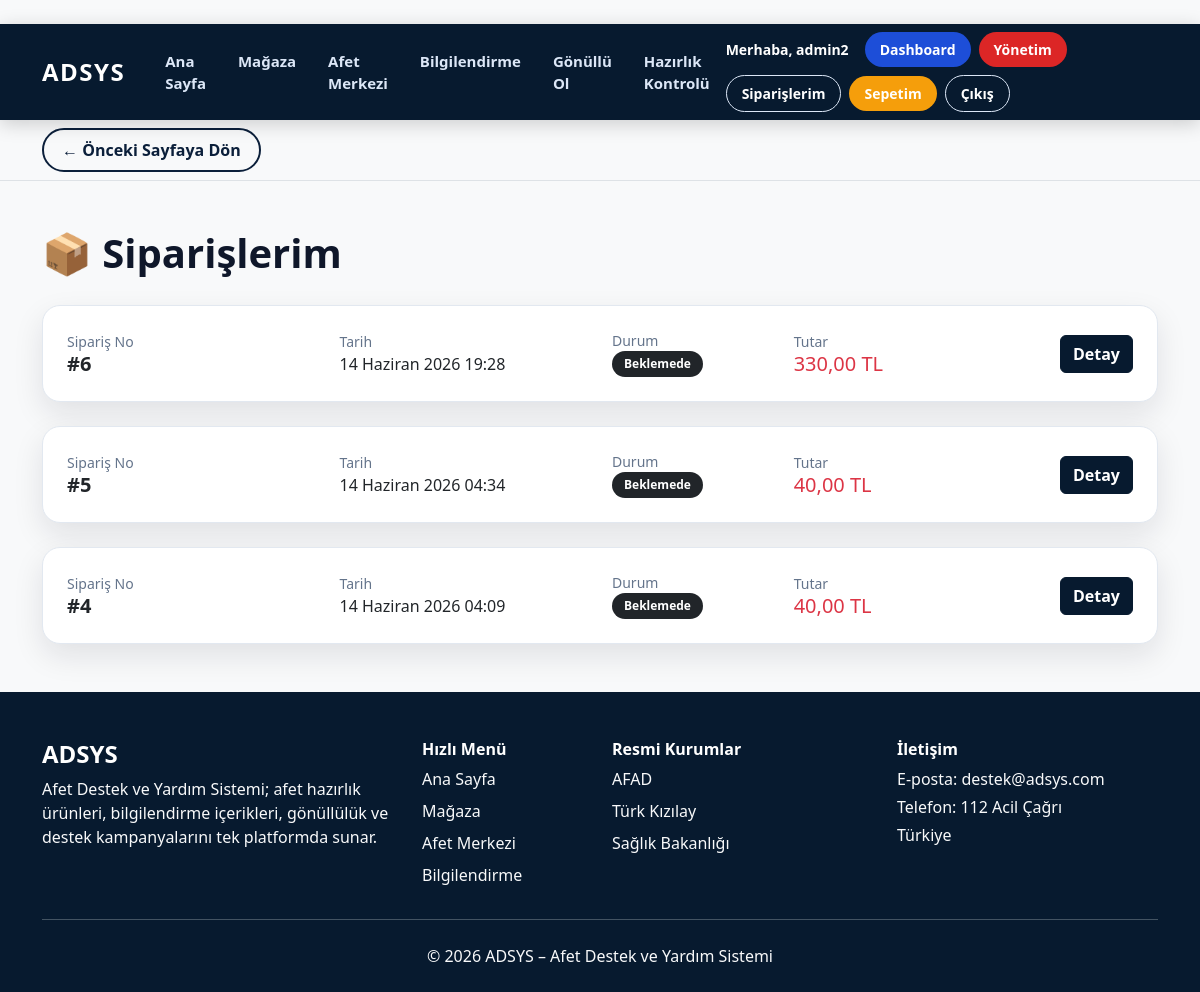
/hesap/siparislerim/ (signed in), run on the app's committed database.
### orders/models.py (models this page shows, shortened)
class Order(models.Model):
    class Status(models.TextChoices):
        PENDING = "pending", "Beklemede"
        PREPARING = "preparing", "Hazırlanıyor"
        SHIPPED = "shipped", "Kargoya Verildi"
        DELIVERED = "delivered", "Teslim Edildi"
        CANCELLED = "cancelled", "İptal Edildi"
    user = models.ForeignKey(
        User,
        verbose_name="Kullanıcı",
        on_delete=models.SET_NULL,
        null=True,
        blank=True,
        related_name="orders"
    )
    customer = models.ForeignKey(
        Customer,
        verbose_name="Müşteri",
        on_delete=models.CASCADE,
        related_name="orders"
    )
    status = models.CharField(
        "Sipariş Durumu",
        max_length=20,
        choices=Status.choices,
        default=Status.PENDING
    )
    address = models.TextField("Teslimat Adresi")
    city = models.CharField("Şehir", max_length=100)
    phone = models.CharField("Telefon", max_length=20)
    total_price = models.DecimalField(
        "Toplam Tutar",
        max_digits=10,
        decimal_places=2,
        default=0
    )
    created_at = models.DateTimeField(
        "Sipariş Tarihi",
        auto_now_add=True
    )
    class Meta:
        verbose_name = "Sipariş"
        verbose_name_plural = "Siparişler"
        ordering = ["-created_at"]

### accounts/views.py (the view)
# urls.py: path('siparislerim/', my_orders, name='my_orders'),
@login_required
def my_orders(request):
    orders = Order.objects.filter(
        user=request.user
    ).order_by("-created_at")
    return render(
        request,
        "my_orders.html",
        {
            "orders": orders
        }
    )

### templates/my_orders.html (shortened to what this page needs)
{% extends "base.html" %}
{% block content %}
<div class="container my-5">
    <h1 class="section-title">
        📦 Siparişlerim
    </h1>
    {% for order in orders %}
    <div class="card ad-card mb-4">
        <div class="card-body p-4">
            <div class="row align-items-center">
                <div class="col-md-3">
                    <small class="text-muted">Sipariş No</small>
                    <h5 class="fw-bold mb-0">
                        #{{ order.id }}
                    </h5>
                </div>
                <div class="col-md-3">
                    <small class="text-muted">Tarih</small>
                    <p class="mb-0">
                        {{ order.created_at }}
                    </p>
                </div>
                <div class="col-md-2">
                    <small class="text-muted">Durum</small>
                    <br>
                    <span class="badge bg-dark">
                        {{ order.get_status_display }}
                    </span>
                </div>
                <div class="col-md-2">
                    <small class="text-muted">Tutar</small>
                    <h5 class="text-danger mb-0">
                        {{ order.total_price }} TL
                    </h5>
                </div>
                <div class="col-md-2 text-md-end mt-3 mt-md-0">
                    <a href="/hesap/siparislerim/{{ order.id }}/"
                       class="btn btn-dark">
                        Detay
                    </a>
                </div>
            </div>
        </div>
    </div>
    {% endfor %}
</div>
{% endblock %}

### templates/base.html (shortened to what this page needs)
﻿{% load static %}
<!DOCTYPE html>
<html lang="tr">
<head>
    <link href="https://cdn.jsdelivr.net/npm/bootstrap@5.3.3/dist/css/bootstrap.min.css" rel="stylesheet">
    <link rel="stylesheet" href="{% static 'css/style.css' %}?v=5">
</head>
<body class="bg-light">
    <nav class="navbar navbar-expand-lg navbar-dark">
        <div class="container">
            <a class="navbar-brand fw-bold fs-4 me-4" href="/">
                ADSYS
            </a>
            <div class="collapse navbar-collapse" id="mainNavbar">
                <ul class="navbar-nav me-auto mb-2 mb-lg-0">
                    <li class="nav-item"><a class="nav-link px-3" href="/">Ana Sayfa</a></li>
                    <li class="nav-item"><a class="nav-link px-3" href="/magaza/">Mağaza</a></li>
                    <li class="nav-item"><a class="nav-link px-3" href="/bagis/">Afet Merkezi</a></li>
                    <li class="nav-item"><a class="nav-link px-3" href="/bagis/bilgi/">Bilgilendirme</a></li>
                    <li class="nav-item"><a class="nav-link px-3" href="/bagis/gonullu/">Gönüllü Ol</a></li>
                    <li class="nav-item">
                        <a class="nav-link px-3" href="/bagis/hazirlik-kontrolu/">Hazırlık Kontrolü</a>
                    </li>
                </ul>
                <div class="d-flex align-items-center gap-2 flex-wrap">
                    {% if user.is_authenticated %}
                    <span class="nav-user-text me-2">
                        Merhaba, {{ user.username }}
                    </span>
                    {% if user.is_staff %}
                    <a href="/panel/" class="btn btn-nav btn-nav-admin">Dashboard</a>
                    <a href="/admin/" class="btn btn-nav btn-nav-danger">Yönetim</a>
                    {% endif %}
                    <a href="/hesap/siparislerim/" class="btn btn-nav btn-nav-outline">Siparişlerim</a>
                    <a href="/sepetim/" class="btn btn-nav btn-nav-primary">Sepetim</a>
                    <form method="post" action="/hesap/logout/" class="m-0">
                        <button type="submit" class="btn btn-nav btn-nav-outline">Çıkış</button>
                    </form>
                    {% else %}
                    <a href="/hesap/login/" class="btn btn-nav btn-nav-outline">Giriş Yap</a>
                    <a href="/hesap/kayit/" class="btn btn-nav btn-nav-primary">Üye Ol</a>
                    {% endif %}
                </div>
            </div>
        </div>
    </nav>
    {% if request.path != "/" %}
    <div class="bg-light border-bottom">
        <div class="container py-2">
            <a href="javascript:history.back()"
               class="back-link">
                ← Önceki Sayfaya Dön
            </a>
        </div>
    </div>
    {% endif %}
    {% block content %}
    {% endblock %}
    <footer class="footer mt-5 pt-5 pb-4">
        <div class="container">
            <div class="row g-4">
                <div class="col-md-4">
                    <h4 class="fw-bold text-white">
                        ADSYS
                    </h4>
                    <p class="text-light">
                        Afet Destek ve Yardım Sistemi; afet hazırlık ürünleri, bilgilendirme içerikleri,
                        gönüllülük ve destek kampanyalarını tek platformda sunar.
                    </p>
                </div>
                <div class="col-md-2">
                    <h6 class="fw-bold text-white">
                        Hızlı Menü
                    </h6>
                    <a href="/" class="d-block text-light text-decoration-none mb-2">Ana Sayfa</a>
                    <a href="/magaza/" class="d-block text-light text-decoration-none mb-2">Mağaza</a>
                    <a href="/bagis/" class="d-block text-light text-decoration-none mb-2">Afet Merkezi</a>
                    <a href="/bagis/bilgi/" class="d-block text-light text-decoration-none mb-2">Bilgilendirme</a>
                </div>
                <div class="col-md-3">
                    <h6 class="fw-bold text-white">
                        Resmi Kurumlar
                    </h6>
                    <a href="https://www.afad.gov.tr" target="_blank" class="d-block text-light text-decoration-none mb-2">AFAD</a>
                    <a href="https://www.kizilay.org.tr" target="_blank" class="d-block text-light text-decoration-none mb-2">Türk Kızılay</a>
                    <a href="https://www.saglik.gov.tr" target="_blank" class="d-block text-light text-decoration-none mb-2">Sağlık Bakanlığı</a>
                </div>
                <div class="col-md-3">
                    <h6 class="fw-bold text-white">
                        İletişim
                    </h6>
                    <p class="text-light mb-1">
                        E-posta: destek@adsys.com
                    </p>
                    <p class="text-light mb-1">
                        Telefon: 112 Acil Çağrı
                    </p>
                    <p class="text-light mb-0">
                        Türkiye
                    </p>
                </div>
            </div>
            <hr class="border-light my-4">
            <div class="text-center text-light">
                © 2026 ADSYS – Afet Destek ve Yardım Sistemi
            </div>
        </div>
    </footer>
</body>
</html>

### static/css/style.css (style rules this page uses)
* { box-sizing: border-box; }
body { background: var(--gray-bg); color: var(--dark-text); font-family: "Segoe UI", Arial, sans-serif; }
.navbar { background: var(--navy) !important; min-height: 74px; box-shadow: 0 4px 18px rgba(0, 0, 0, 0.18); }
.navbar-brand { color: #ffffff !important; font-weight: 800; letter-spacing: 1.5px; }
.navbar .nav-link { color: #DCE7F7 !important; font-weight: 600; font-size: 15px; transition: 0.25s ease; }
.nav-user-text { color: #ffffff; font-size: 14px; font-weight: 600; }
.btn-nav { border-radius: 999px; padding: 7px 15px; font-size: 14px; font-weight: 700; border: none; transition: 0.25s ease; }
.btn-nav-outline { background: transparent; border: 1.5px solid #DCE7F7; color: #ffffff !important; }
.btn-nav-primary { background: var(--orange); color: #ffffff !important; }
.btn-nav-admin { background: var(--blue); color: #ffffff !important; }
.btn-nav-danger { background: var(--red); color: #ffffff !important; }
.ad-card { background: var(--gray-card); border: 1px solid var(--border); border-radius: 22px; box-shadow: var(--shadow); transition: 0.25s ease; overflow: hidden; }
.card { border-radius: 18px; }
.btn-dark { background: var(--navy) !important; border-color: var(--navy) !important; font-weight: 700; }
.section-title { font-weight: 900; color: var(--dark-text); margin-bottom: 28px; }
.text-muted { color: var(--gray-text) !important; }
.badge { border-radius: 999px; padding: 7px 12px; }
footer, .footer { background: var(--navy) !important; color: #ffffff; }
footer p { color: #DCE7F7; }
a { transition: 0.25s ease; }
.back-link { display: inline-block; padding: 8px 18px; border: 2px solid #0B1F3A; border-radius: 40px; color: #0B1F3A; font-weight: 600; text-decoration: none; transition: .3s; }

### data on the page
Order: id "6", created_at "14 Haziran 2026 19:28", status "Beklemede", total_price "330,00"
Order: id "5", created_at "14 Haziran 2026 04:34", status "Beklemede", total_price "40,00"
Order: id "4", created_at "14 Haziran 2026 04:09", status "Beklemede", total_price "40,00"

### other printed values
{{ user.username }} "admin2"
